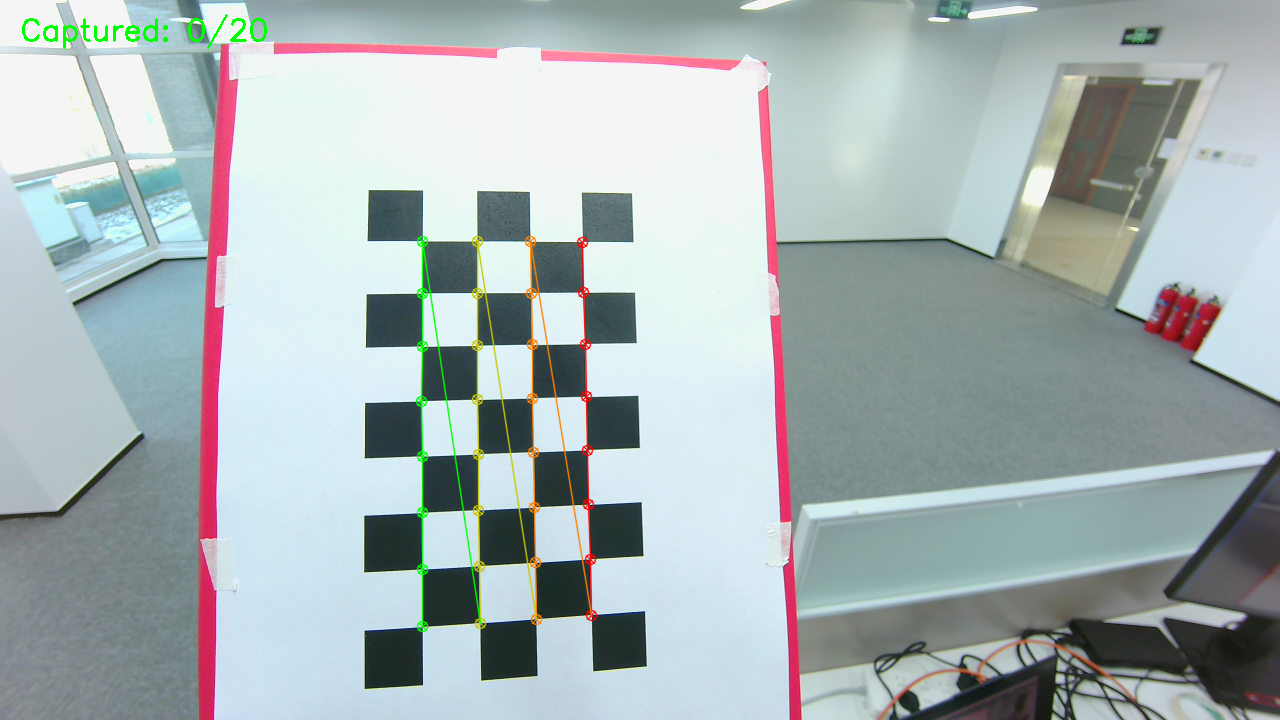
#> input picture calibration/calib_tool/720P/calib_images/img_0.png, 1280 x 720 px; its folder holds 4 pictures in this run
$ python calib.py
#> lines starting #> are read from the running program, lines starting #| are printed output that depends on the picture
import cv2
import numpy as np
import glob
import os

# ===================== 核心参数（根据实际标定板修改！） =====================
# 🔴 修改1：匹配标定板内角点（列×行）
# 720P（1280×720）用(8,4)，1080P（1920×1080）用(9,5)
board_size = (8, 4)
# 🔴 修改2：补偿后的格子尺寸（打印后≈20mm）
square_size = 21.05

script_dir = os.path.dirname(os.path.abspath(__file__))
calib_img_path = os.path.join(script_dir, "calib_images", "*.png")
save_params_path = os.path.join(script_dir, "camera_calib_params.npz")

# ===================== 初始化变量 =====================
obj_points = []
img_points = []
img_size = None
# 🔴 新增：记录所有图的尺寸，用于校验一致性
all_img_sizes = []

# 生成棋盘格的3D角点坐标
objp = np.zeros((board_size[0] * board_size[1], 3), np.float32)
objp[:, :2] = np.mgrid[0:board_size[0], 0:board_size[1]].T.reshape(-1, 2) * square_size

criteria = (cv2.TERM_CRITERIA_EPS + cv2.TERM_CRITERIA_MAX_ITER, 30, 0.001)

# ===================== 遍历标定图像，检测角点 =====================
img_paths = glob.glob(calib_img_path)
if len(img_paths) == 0:
    print(f"错误：未找到标定图像！请检查路径：{calib_img_path}")
    exit()

print(f"找到{len(img_paths)}张标定图像，开始检测角点...")

for img_path in img_paths:
    img = cv2.imread(img_path)
#> img is the input picture: shape (720, 1280, 3); mean B, G, R 180.1, 179, 167.5
    if img is None:
        print(f"警告：跳过无效图像 {img_path}")
        continue

    gray = cv2.cvtColor(img, cv2.COLOR_BGR2GRAY)
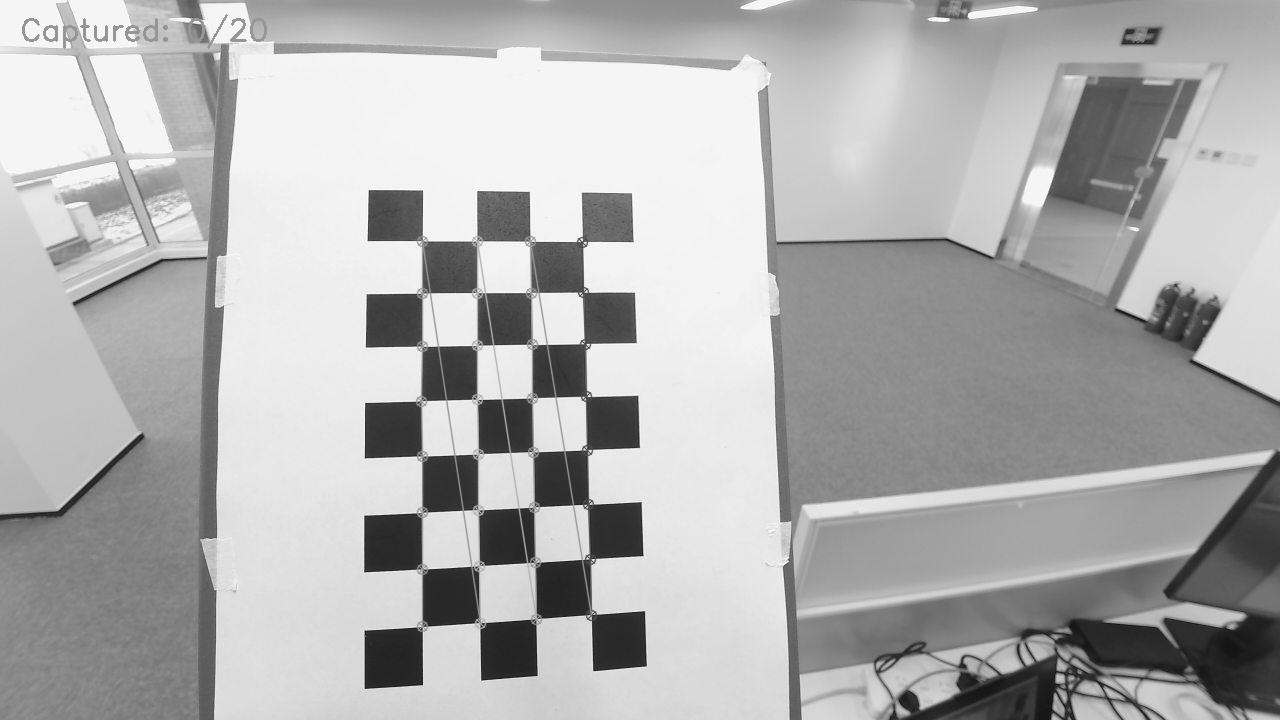
#> gray: shape (720, 1280); min 14, max 255, mean 175.6
    curr_img_size = gray.shape[::-1]  # (宽, 高)
#> curr_img_size = (1280, 720)
    all_img_sizes.append(curr_img_size)

    # 🔴 修改3：校验所有图像尺寸一致
    if img_size is None:
        img_size = curr_img_size
#> img_size = (1280, 720)
    else:
        if curr_img_size != img_size:
            print(f"警告：{os.path.basename(img_path)}尺寸{curr_img_size}≠{img_size}，跳过！")
            continue

    # 检测角点（新增参数提升检测成功率）
    ret, corners = cv2.findChessboardCorners(
        gray, board_size,
        cv2.CALIB_CB_ADAPTIVE_THRESH + cv2.CALIB_CB_NORMALIZE_IMAGE
    )
#> ret = True; corners = 32 rows, first 8: [582.7, 241.2], [582.8, 292.7], [585.3, 343.4], [586.3, 396.8], [587.2, 449.4], [588.2, 504.9], [589.6, 558.5], [590.1, 614.5]

    if ret:
        corners_refined = cv2.cornerSubPix(gray, corners, (11, 11), (-1, -1), criteria)
#> corners_refined = 32 rows, first 8: [582.6, 241.3], [583.3, 292.3], [585.3, 343.7], [586.3, 396.4], [587.2, 449.8], [588.2, 504.3], [588.5, 559.5], [590.8, 614.7]
        obj_points.append(objp)
        img_points.append(corners_refined)
        print(f"✅ {os.path.basename(img_path)}：检测到{len(corners)}个角点")
#| ✅ img_0.png：检测到32个角点
    else:
        print(f"❌ {os.path.basename(img_path)}：未检测到角点，跳过")
#> pass 2 of the loop `for img_path in img_paths:`:
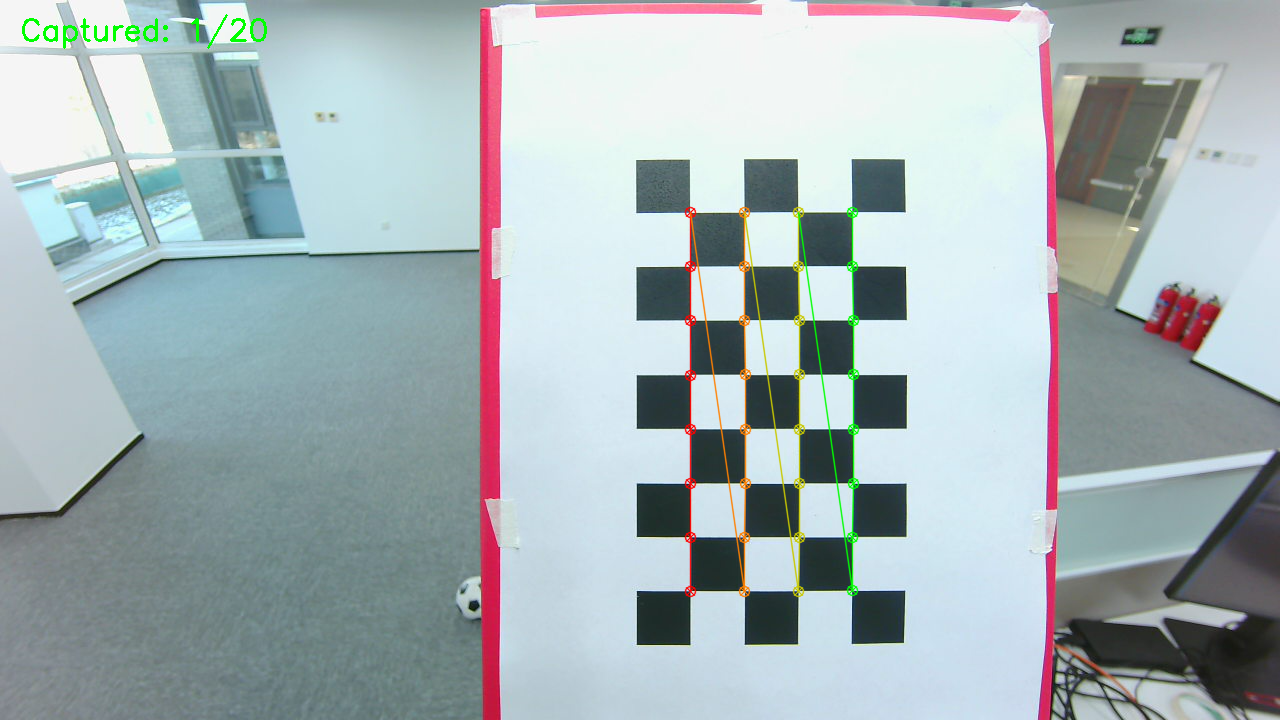
#> input picture calibration/calib_tool/720P/calib_images/img_1.png, 1280 x 720 px
#> img is the input picture: shape (720, 1280, 3); mean B, G, R 182, 179.1, 166.2
#> `gray = cv2.cvtColor(img, cv2.COLOR_BGR2GRAY)`:
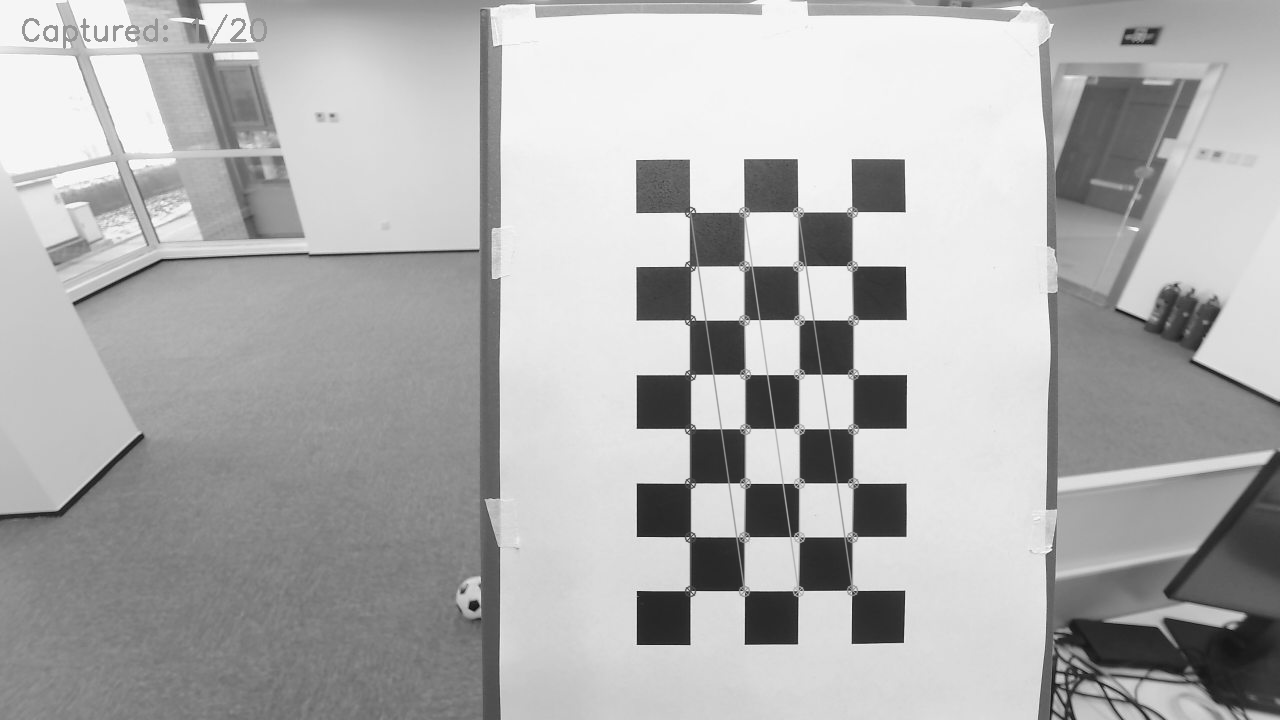
#> gray: shape (720, 1280); min 10, max 255, mean 175.5
#> corners = 32 rows, first 8: [691.7, 590.4], [689.6, 536.3], [690.4, 483.4], [689.4, 428.3], [690.7, 374.3], [689.9, 320.4], [690.3, 266.7], [690.8, 211.6]
#> corners_refined = 32 rows, first 8: [690.2, 590.8], [689.8, 536.7], [689.9, 483.2], [689.8, 428.6], [690.4, 374.6], [690, 320], [691.1, 265.5], [690.1, 211.8]
#| ✅ img_1.png：检测到32个角点
#> pass 3 of the loop `for img_path in img_paths:`:
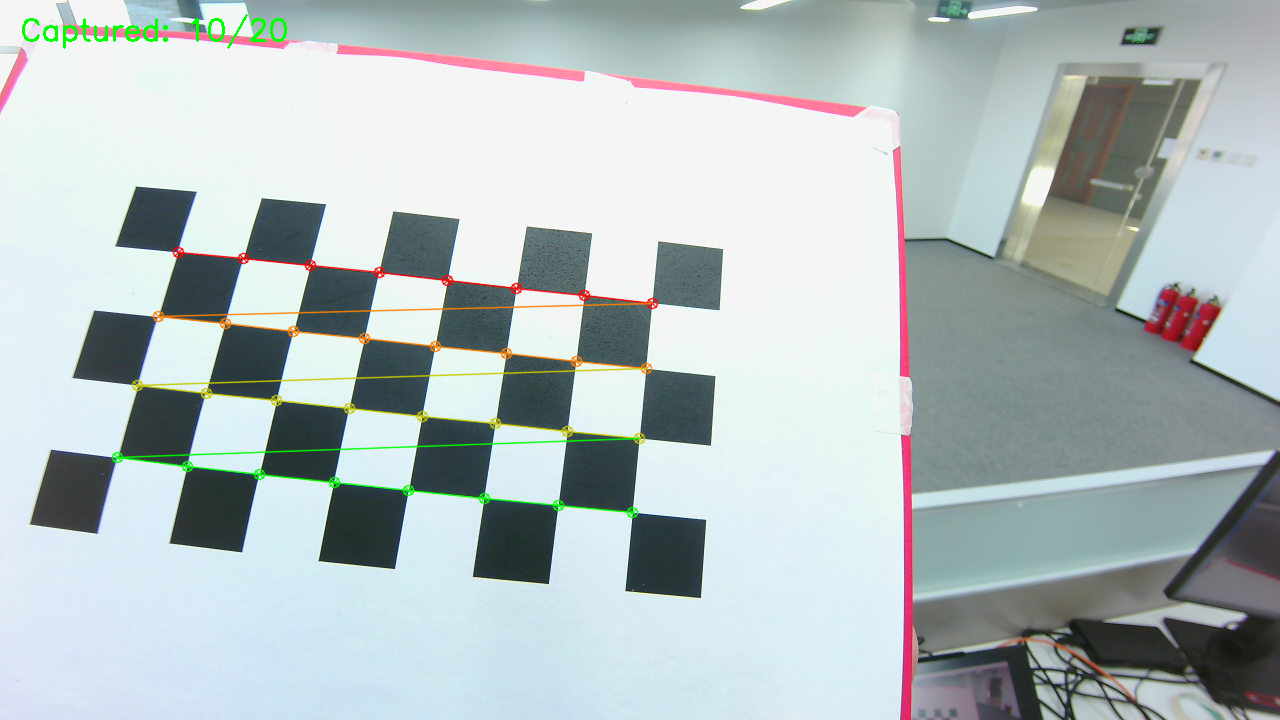
#> input picture calibration/calib_tool/720P/calib_images/img_10.png, 1280 x 720 px
#> img is the input picture: shape (720, 1280, 3); mean B, G, R 190.2, 189.5, 178.5
#> `gray = cv2.cvtColor(img, cv2.COLOR_BGR2GRAY)`:
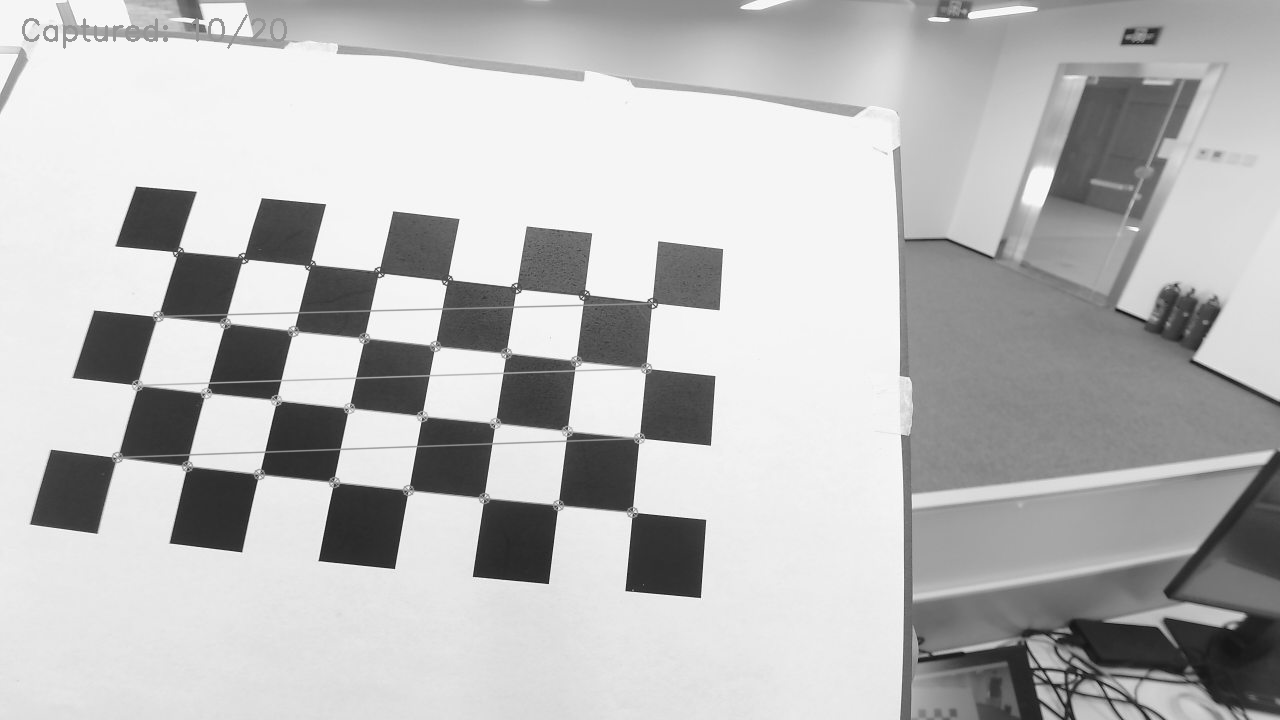
#> gray: shape (720, 1280); min 14, max 255, mean 186.3
#> corners = 32 rows, first 8: [175.8, 251.9], [243.4, 257.4], [311, 266], [378.7, 272.3], [447.7, 280.8], [516.6, 286.7], [584, 295], [652.1, 301.5]
#> corners_refined = 32 rows, first 8: [177.5, 251.5], [243.2, 257.9], [310.1, 265.1], [378.6, 272.2], [447.4, 280.4], [516.3, 287.7], [584.5, 296.3], [652.4, 302.8]
#| ✅ img_10.png：检测到32个角点
#> the loop made 4 passes; the first 3 are shown

if len(obj_points) == 0:
    print("错误：无有效角点数据，无法标定！")
    exit()

# ===================== 执行相机标定 + 计算最优内参（核心修改） =====================
ret, mtx, dist, rvecs, tvecs = cv2.calibrateCamera(
    obj_points, img_points, img_size, None, None
)

# 🔴 修改4：计算最优新内参+ROI（解决过度裁剪）
# alpha=0.4：平衡畸变和裁剪幅度，0=仅保留无畸变区（裁剪最大），1=保留全画面（畸变最大）
alpha = 0.4
new_mtx, roi = cv2.getOptimalNewCameraMatrix(
    mtx, dist, img_size, alpha=alpha, centerPrincipalPoint=True
)

# ===================== 计算重投影误差 + 过滤低质量图 =====================
mean_error = 0
bad_img_indices = []
# 先计算所有图的误差
for i in range(len(obj_points)):
    img_points_proj, _ = cv2.projectPoints(obj_points[i], rvecs[i], tvecs[i], mtx, dist)
    error = cv2.norm(img_points[i], img_points_proj, cv2.NORM_L2) / len(img_points_proj)
    mean_error += error
    # 过滤重投影误差＞1像素的低质量图
    if error > 1.0:
        bad_img_indices.append(i)
        print(f"警告：第{i}张图重投影误差{error:.4f}＞1，已过滤")

# 若有低质量图，重新标定
if bad_img_indices:
    obj_points = [p for i, p in enumerate(obj_points) if i not in bad_img_indices]
    img_points = [p for i, p in enumerate(img_points) if i not in bad_img_indices]
    ret, mtx, dist, rvecs, tvecs = cv2.calibrateCamera(
        obj_points, img_points, img_size, None, None
    )
    # 重新计算最优内参+ROI
    new_mtx, roi = cv2.getOptimalNewCameraMatrix(
        mtx, dist, img_size, alpha=alpha, centerPrincipalPoint=True
    )
    # 重新计算误差
    mean_error = 0
    for i in range(len(obj_points)):
        img_points_proj, _ = cv2.projectPoints(obj_points[i], rvecs[i], tvecs[i], mtx, dist)
        error = cv2.norm(img_points[i], img_points_proj, cv2.NORM_L2) / len(img_points_proj)
        mean_error += error

mean_error /= len(obj_points) if len(obj_points) > 0 else 1

# ===================== 保存标定参数（新增new_K和roi） =====================
np.savez(
    save_params_path,
    K=mtx,          # 原始内参
    new_K=new_mtx,  # 🔴 修改5：保存最优内参（裁剪用）
    D=dist,
    roi=roi,        # 🔴 修改5：保存适配的ROI（裁剪用）
    image_size=img_size,
    mean_error=mean_error,
    board_size=board_size,
    square_size=square_size,
    alpha=alpha     # 保存alpha参数，方便后续调整
)

# ===================== 输出标定结果 =====================
print("\n" + "="*60)
print("✅ 相机标定完成（适配720P/1080P）！")
print(f"📷 原始内参矩阵（K）:\n{mtx}")
print(f"📷 最优内参矩阵（new_K）:\n{new_mtx}")  # 裁剪代码用这个！
print(f"📏 畸变系数（D）:\n{dist}")
print(f"🎯 重投影误差（目标＜1）: {mean_error:.4f} 像素")
print(f"🖼️  图像尺寸: {img_size[0]}×{img_size[1]}")
#| 🖼️  图像尺寸: 1280×720
print(f"✂️  推荐ROI（x,y,w,h）: {roi}")  # 裁剪代码用这个！
print(f"💾 标定参数已保存至: {save_params_path}")
print("="*60)

# 测试加载参数
print("\n测试加载标定参数...")
try:
    calib_data = np.load(save_params_path)
    print(f"✅ 参数文件加载成功，包含的键：{list(calib_data.keys())}")
    print(f"   new_K的形状：{calib_data['new_K'].shape}")
    print(f"   roi：{calib_data['roi']}")
except Exception as e:
    print(f"❌ 加载失败：{e}")
